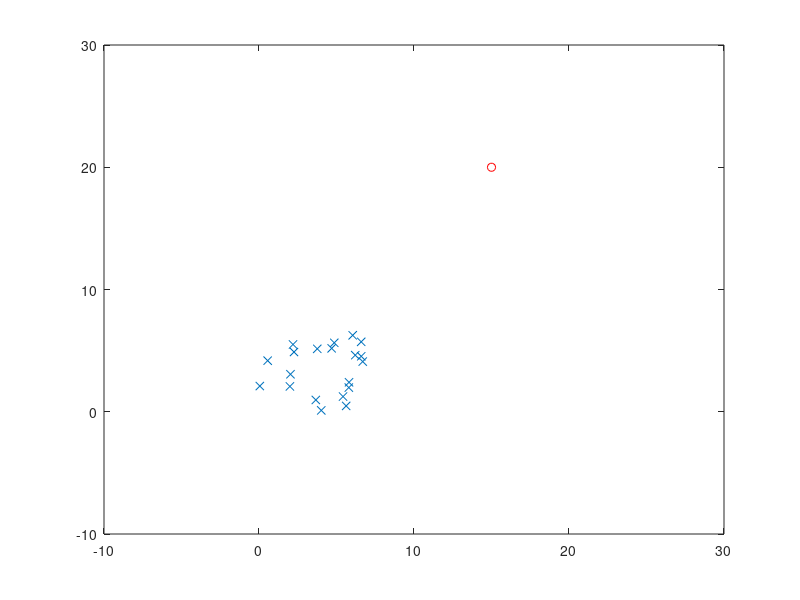

This figure's MATLAB source: (Note: this script raises an error after producing the figure.)
% simulasi PSO  

% inisialisasi 
tic;
clear all;
close all;
clc;

%setting parameters
x_min = -10;
x_max = 10;
y_min = -10; 
y_max = 10;
n_partikel = 20; 
iteration = 5; 

c1 = 2.05;
c2 = 4.1-c1;
phi = c1+c2;
k = 2/abs(2-phi-sqrt(phi^2-4*phi));

% Menyusun posisi awal partikel 
for i=1:n_partikel
    Pos_x(i,1) = rand*7; %((x_max-x_min)*rand)+x_min;
    Pos_y(i,1) = rand*7; %((y_max-y_min)*rand)+y_min;
    fbest(i,1) = 1000; % Inisialisasi vektor nilai fitness terbaik dalam iterasi (vector merekam nilai fitness)
end

% Kecepatan awal anggap v awal semua = 0
velocity_x = zeros(n_partikel,1);
velocity_y = zeros(n_partikel,1);

% Masuk ke algorithme iterasi (di atas adalah algoritma penentuan kondisi awal)

for iter = 1: iteration
    iterasi = iter;

% Update posisi partikel 
for i=1:n_partikel  
    Pos_x(i,1)= Pos_x(i,1) + velocity_x(i,1)*1.5; %angka pembagiiii
    Pos_y(i,1) = Pos_y(i,1) + velocity_y(i,1)*1.5;
    % Evaluasi posisi tiap partikel ke fungsi objektif
    fitness(i,1)=(Pos_x(i,1)-15).^2 + (Pos_y(i,1)-20).^2;
end
fitness;
[fbest, baris] = min(fitness);
Pbest_x = Pos_x(baris,1);
Pbest_y = Pos_y(baris,1);
record_Pbest_x(iter,1)=Pbest_x;
record_Pbest_y(iter,1)=Pbest_y;

record_fbest(iter,1) = fbest;
[fgbest,line] = min(record_fbest);
record_fgbest(iter,1) = fgbest;

record_Pgbest_x(iter,1) = record_Pbest_x(line,1);
record_Pgbest_y(iter,1) = record_Pbest_y(line,1);

% update velocity particle
for i=1:n_partikel
    % velocity sebelumnya seharusnya dikali konstanta konvergensi k, tetapi
    % ketika k digantikan dengan rand yang terdistribusi default lebih
    % stabil
    velocity_x (i,1) = (k.*velocity_x(i,1)) + (c1.*rand.*(Pbest_x-Pos_x(i,1))) + (c2.*rand.*(record_Pgbest_x - Pos_x(i,1)));
    velocity_y (i,1) = (k.*velocity_y(i,1)) + (c1.*rand.*(Pbest_y-Pos_y(i,1))) + (c2.*rand.*(record_Pgbest_y - Pos_y(i,1)));

end

% Plotting posisi partikel 
clf
plot(15,20,'ro');
hold on 
plot(Pos_x,Pos_y,'x');
axis([-10 30 -10 30])
pause(.2)

end

figure, plot(record_fgbest);
title('Particle Swarm Optimization');
fgbest;
Pgbest_x;
Pgbest_y;
toc

   




